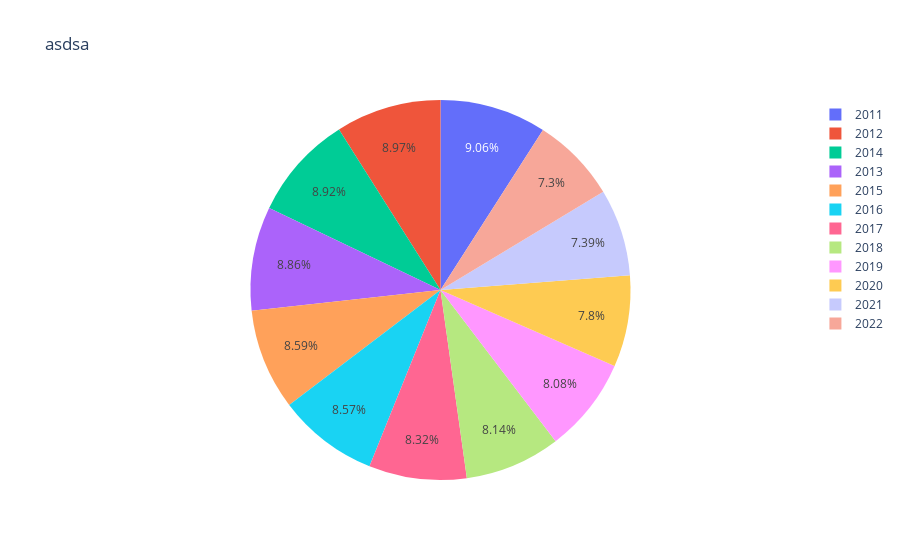

The cell this chart's notebook holds for it:
### Code cell
pieChart(column1='Year', column2='Undergraduate Part-Time',data=veri,pie_names="Year", pie_title="asdsa", pie_values="Undergraduate Part-Time" )

### Figure 1 — Plotly figure (JSON) as saved in the notebook; plotly's stock layout.template omitted (floating-point values rounded to 4 significant figures)
{"data": [{"domain": {"x": [0, 1], "y": [0, 1]}, "hovertemplate": "Year=%{label}<br>Undergraduate Part-Time=%{value}<extra></extra>", "labels": [2011, 2012, 2013, 2014, 2015, 2016, 2017, 2018, 2019, 2020, 2021, 2022], "legendgroup": "", "name": "", "showlegend": true, "type": "pie", "values": [380400, 376587, 371688, 374211, 360657, 359505, 349041, 341682, 339237, 327441, 310350, 306369]}], "layout": {"legend": {"tracegroupgap": 0}, "title": {"text": "asdsa"}}}
